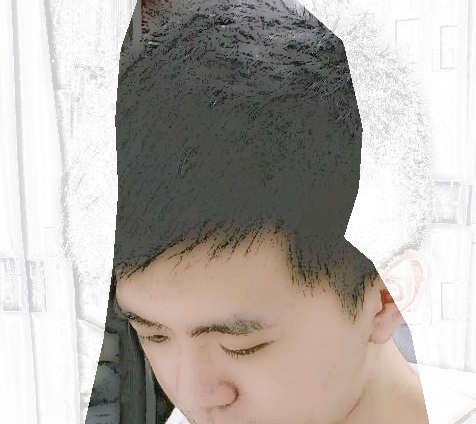
#> input picture photo-person.png, 476 x 424 px
$ python dotsim.py
#> lines starting #> are read from the running program, lines starting #| are printed output that depends on the picture
from PIL import Image

img = Image.open('photo-person.png').convert('RGBA')
#> img is the input picture: PIL image 476x424 RGBA; mean R, G, B, A 110.5, 103, 98.6, 123.7
OW = 100
OH = round(100*img.size[1]/img.size[0])
#> OH = 89
small = img.resize((OW, OH))
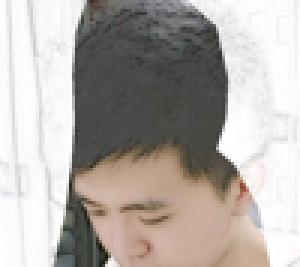
#> small: PIL image 100x89 RGBA (shown 3 times larger); mean R, G, B, A 109.5, 101.9, 97.6, 123.7; transparent parts drawn white
px = small.load()

CW, CH = 560, 500
out = Image.new('RGB', (CW, CH), (12, 12, 14))
op = out.load()
scale = max(CW/OW, CH/OH)
#> scale = 5.62
ox, oy = (CW-OW*scale)/2, (CH-OH*scale)/2
#> ox = -0.899; oy = -2.84e-14

def boost(c): return min(255, (c/255)**0.85*360 + 8)

for y in range(0, OH):
    for x in range(0, OW):
        r, g, b, a = px[x, y]
        if a < 100:
            continue
        feat = max(0, a - 200) / 55.0   # 0..1
        bright = (r+g+b)/3
        r, g, b = boost(r), boost(g), boost(b)
        z = 1 - bright/255
        size = max(2, int(1.0 + z*1.6 + feat*3.2))
        al = 0.35 + z*0.4 + feat*0.25
        X, Y = int(ox+x*scale), int(oy+y*scale)
        for dy in range(size):
            for dx in range(size):
                xx, yy = X+dx, Y+dy
                if 0 <= xx < CW and 0 <= yy < CH:
                    br, bg_, bb = op[xx, yy]
                    op[xx, yy] = (int(br*(1-al)+r*al), int(bg_*(1-al)+g*al), int(bb*(1-al)+b*al))

out.save('dot-preview.png')
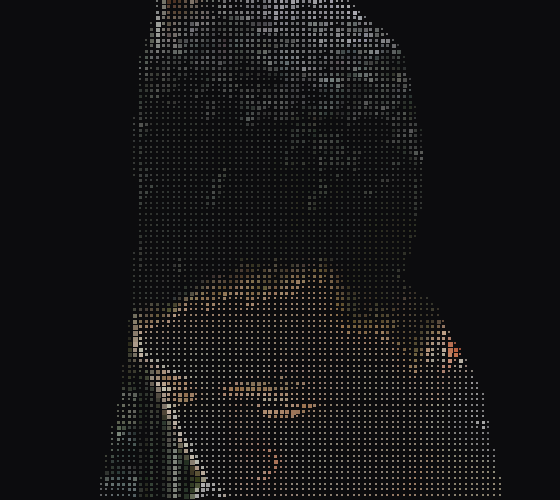
#> saved as dot-preview.png: PIL image 560x500 RGB; mean R, G, B 20.9, 20.5, 21.3
print('done')
